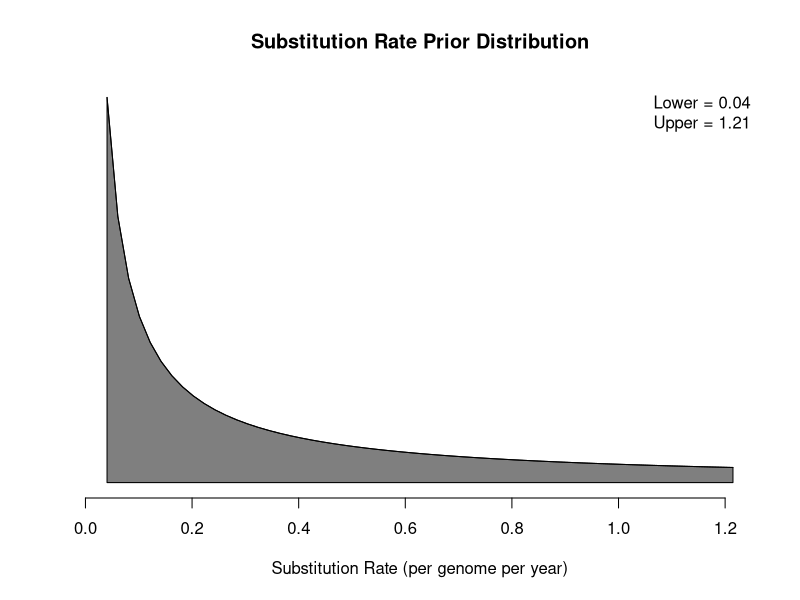
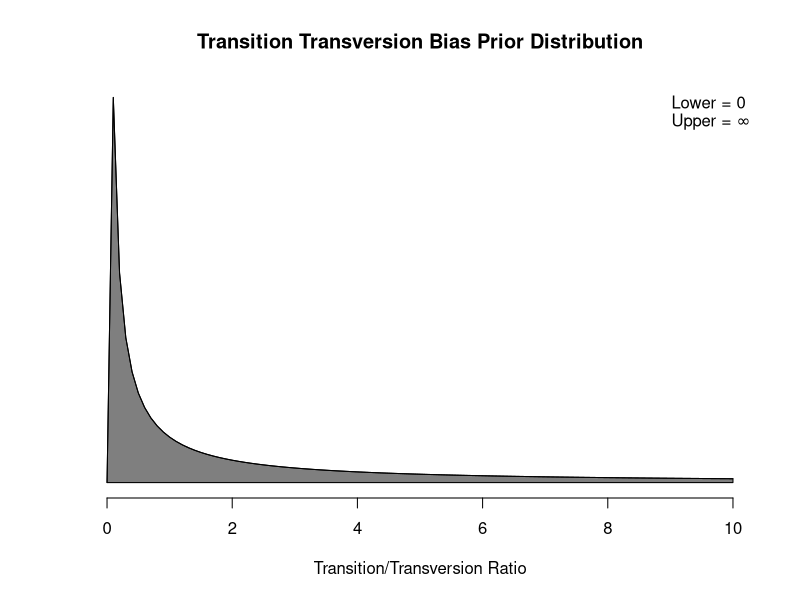
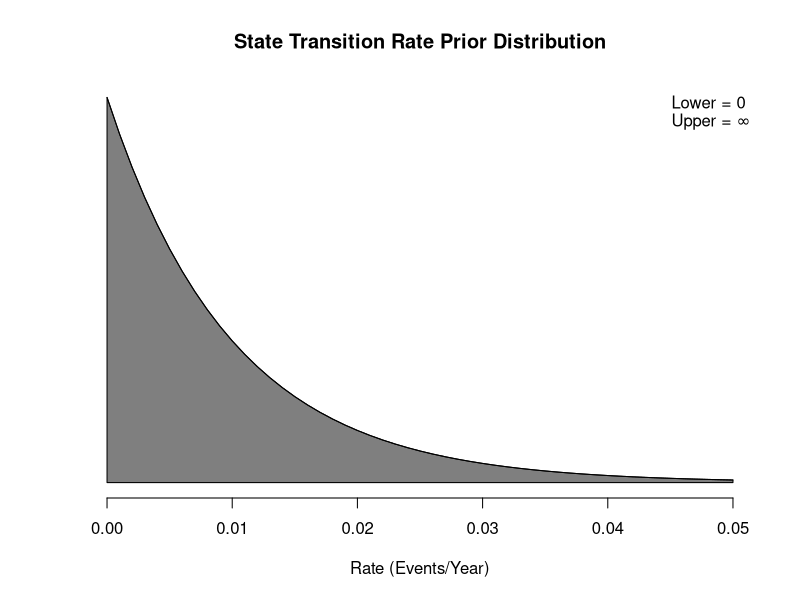
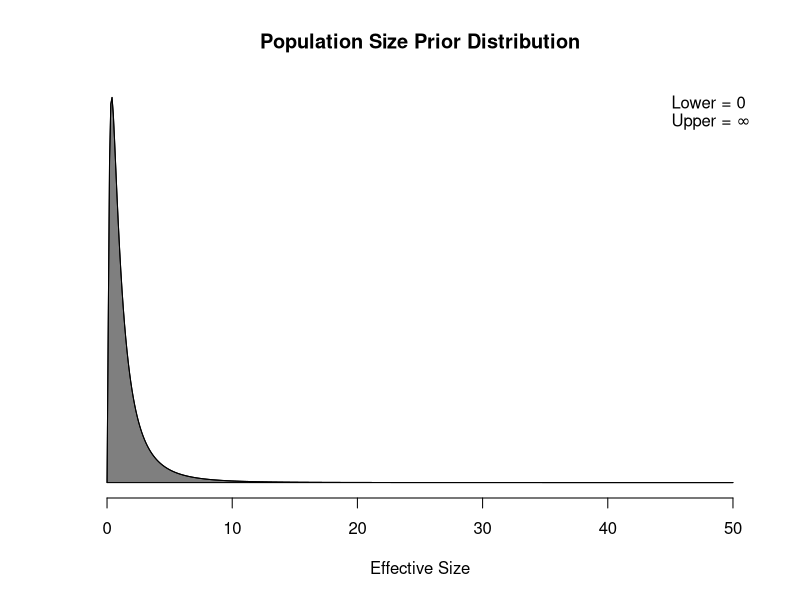

Generate these figures, in order, with R:
###########################
# Substitution Rate Prior #
###########################

# Open a PDF
path <- "C:/Users/Joseph Crisp/Desktop/UbuntuSharedFolder/Woodchester_CattleAndBadgers/NewAnalyses_02-06-16/BASTA/"

file <- paste(path, "PriorSpecifications_01-02-17.pdf", sep="")
pdf(file)

# Note the input for the prior ditribution
nSitesUsed <- 4049006
upper <- 0.0000003
lower <- 0.00000001
meanLog <- -15
sdLog <- 6

# Draw from the distribution
quantiles <- seq(from=lower, to=upper, by=0.000000005)
values <- dlnorm(quantiles, meanlog=meanLog, sdlog=sdLog)

values <- values / max(values)

# Convert to per genome per year rate
nSites <- 4049006
quantiles <- quantiles * nSites

# Plot the prior distribution
plot(x=quantiles, y=values, las=1, type="l",
     xlab="Substitution Rate (per genome per year)",
     main="Substitution Rate Prior Distribution",
     yaxt='n', bty='n', ylab="", ylim=c(0,1))
polygon(x=c(quantiles, quantiles[length(quantiles)], quantiles[1]),
        y=c(values, 0, 0), col=rgb(0,0,0, 0.5), border="black")
legend("topright", legend=c(paste("Lower = ", round(lower * nSites, digits=2), sep=""), 
                            paste("Upper = ", round(upper * nSites, digits=2), sep="")),
       bty="n")

################################
# Transition-Transversion Bias #
################################

# Note the input for the prior distribution
meanLog <- 0
sdLog <- 4
bound <- 10 # Ease interpretation

# Draw from the distribution
quantiles <- seq(from=0, to=bound, by=0.1)
values <- dlnorm(quantiles, meanlog=meanLog, sdlog=sdLog)
values <- values / max(values)

# Plot the prior distribution
plot(x=quantiles, y=values, las=1, type="l",
     xlab="Transition/Transversion Ratio",
     main="Transition Transversion Bias Prior Distribution",
     yaxt='n', bty='n', ylab="", ylim=c(0,1))
polygon(x=c(quantiles, quantiles[length(quantiles)], quantiles[1]),
        y=c(values, 0, 0), col=rgb(0,0,0, 0.5), border="black")
legend("topright", legend=c("Lower = 0", 
                            expression(paste("Upper = ", infinity, sep=""))),
       bty="n")

#########################
# State Transition Rate #
#########################

# Note the input for the prior distribution
mean <- 0.01
bound <- 0.05 # Ease interpretation

# Draw from the distribution
quantiles <- seq(from=0, to=bound, by=0.001)
values <- dexp(quantiles, rate=1/mean)
values <- values / max(values)

# Plot the prior distribution
plot(x=quantiles, y=values, las=1, type="l",
     xlab="Rate (Events/Year)",
     main="State Transition Rate Prior Distribution",
     yaxt='n', bty='n', ylab="", ylim=c(0,1))
polygon(x=c(quantiles, quantiles[length(quantiles)], quantiles[1]),
        y=c(values, 0, 0), col=rgb(0,0,0, 0.5), border="black")
legend("topright", legend=c("Lower = 0", 
                            expression(paste("Upper = ", infinity, sep=""))),
       bty="n")

####################
# Population Sizes #
####################

# Note the input for the prior distribution
meanLog <- 0
sdLog <- 1
bound <- 50 # Ease interpretation

# Draw from the distribution
quantiles <- seq(from=0, to=bound, by=0.1)
values <- dlnorm(quantiles, meanlog=meanLog, sdlog=sdLog)
values <- values / max(values)

# Plot the prior distribution
plot(x=quantiles, y=values, las=1, type="l",
     xlab="Effective Size",
     main="Population Size Prior Distribution",
     yaxt='n', bty='n', ylab="", ylim=c(0,1))
polygon(x=c(quantiles, quantiles[length(quantiles)], quantiles[1]),
        y=c(values, 0, 0), col=rgb(0,0,0, 0.5), border="black")
legend("topright", legend=c("Lower = 0", 
                            expression(paste("Upper = ", infinity, sep=""))),
       bty="n")

dev.off()
